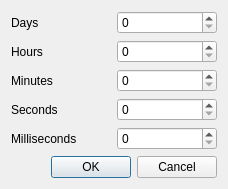
<?xml version="1.0" encoding="UTF-8"?>
<ui version="4.0">
 <class>DurationDialog</class>
 <widget class="QDialog" name="DurationDialog">
  <property name="geometry">
   <rect>
    <x>0</x>
    <y>0</y>
    <width>228</width>
    <height>189</height>
   </rect>
  </property>
  <property name="windowTitle">
   <string>Simulation Duration</string>
  </property>
  <layout class="QVBoxLayout" name="verticalLayout">
   <item>
    <layout class="QGridLayout" name="gridLayout">
     <item row="0" column="0">
      <widget class="QLabel" name="label">
       <property name="text">
        <string>Days</string>
       </property>
      </widget>
     </item>
     <item row="1" column="1">
      <widget class="QSpinBox" name="spinBoxHours">
       <property name="maximum">
        <number>1000</number>
       </property>
      </widget>
     </item>
     <item row="0" column="1">
      <widget class="QSpinBox" name="spinBoxDays">
       <property name="maximum">
        <number>49</number>
       </property>
      </widget>
     </item>
     <item row="2" column="0">
      <widget class="QLabel" name="label_3">
       <property name="text">
        <string>Minutes</string>
       </property>
      </widget>
     </item>
     <item row="1" column="0">
      <widget class="QLabel" name="label_2">
       <property name="text">
        <string>Hours</string>
       </property>
      </widget>
     </item>
     <item row="3" column="0">
      <widget class="QLabel" name="label_4">
       <property name="text">
        <string>Seconds</string>
       </property>
      </widget>
     </item>
     <item row="3" column="1">
      <widget class="QSpinBox" name="spinBoxSeconds">
       <property name="maximum">
        <number>1000</number>
       </property>
      </widget>
     </item>
     <item row="2" column="1">
      <widget class="QSpinBox" name="spinBoxMinutes">
       <property name="maximum">
        <number>1000</number>
       </property>
      </widget>
     </item>
     <item row="4" column="0">
      <widget class="QLabel" name="millisecondsLabel">
       <property name="text">
        <string>Milliseconds</string>
       </property>
      </widget>
     </item>
     <item row="4" column="1">
      <widget class="QSpinBox" name="spinBoxMilliseconds">
       <property name="maximum">
        <number>1000</number>
       </property>
      </widget>
     </item>
    </layout>
   </item>
   <item>
    <spacer name="verticalSpacer">
     <property name="orientation">
      <enum>Qt::Vertical</enum>
     </property>
     <property name="sizeHint" stdset="0">
      <size>
       <width>20</width>
       <height>15</height>
      </size>
     </property>
    </spacer>
   </item>
   <item>
    <widget class="QDialogButtonBox" name="buttonBox">
     <property name="orientation">
      <enum>Qt::Horizontal</enum>
     </property>
     <property name="standardButtons">
      <set>QDialogButtonBox::Cancel|QDialogButtonBox::Ok</set>
     </property>
    </widget>
   </item>
  </layout>
 </widget>
 <resources/>
 <connections>
  <connection>
   <sender>buttonBox</sender>
   <signal>accepted()</signal>
   <receiver>DurationDialog</receiver>
   <slot>accept()</slot>
   <hints>
    <hint type="sourcelabel">
     <x>113</x>
     <y>168</y>
    </hint>
    <hint type="destinationlabel">
     <x>113</x>
     <y>94</y>
    </hint>
   </hints>
  </connection>
  <connection>
   <sender>buttonBox</sender>
   <signal>rejected()</signal>
   <receiver>DurationDialog</receiver>
   <slot>reject()</slot>
   <hints>
    <hint type="sourcelabel">
     <x>113</x>
     <y>168</y>
    </hint>
    <hint type="destinationlabel">
     <x>113</x>
     <y>94</y>
    </hint>
   </hints>
  </connection>
 </connections>
</ui>
